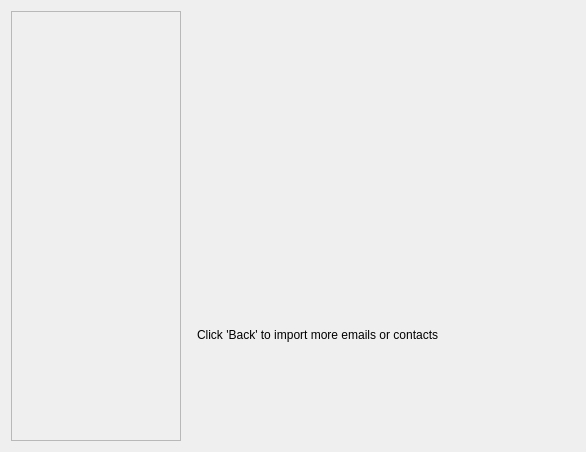
<?xml version="1.0" encoding="UTF-8"?>
<ui version="4.0">
 <class>KImportPageDlg</class>
 <widget class="QWidget" name="KImportPageDlg">
  <property name="geometry">
   <rect>
    <x>0</x>
    <y>0</y>
    <width>586</width>
    <height>452</height>
   </rect>
  </property>
  <layout class="QHBoxLayout">
   <item>
    <widget class="QLabel" name="mIntroSidebar">
     <property name="sizePolicy">
      <sizepolicy hsizetype="Fixed" vsizetype="Fixed">
       <horstretch>0</horstretch>
       <verstretch>0</verstretch>
      </sizepolicy>
     </property>
     <property name="minimumSize">
      <size>
       <width>170</width>
       <height>430</height>
      </size>
     </property>
     <property name="frameShape">
      <enum>QFrame::StyledPanel</enum>
     </property>
     <property name="frameShadow">
      <enum>QFrame::Plain</enum>
     </property>
     <property name="lineWidth">
      <number>0</number>
     </property>
     <property name="scaledContents">
      <bool>true</bool>
     </property>
     <property name="wordWrap">
      <bool>false</bool>
     </property>
     <property name="indent">
      <number>0</number>
     </property>
    </widget>
   </item>
   <item>
    <spacer name="spacer54">
     <property name="orientation">
      <enum>Qt::Horizontal</enum>
     </property>
     <property name="sizeType">
      <enum>QSizePolicy::Fixed</enum>
     </property>
     <property name="sizeHint" stdset="0">
      <size>
       <width>10</width>
       <height>10</height>
      </size>
     </property>
    </spacer>
   </item>
   <item>
    <layout class="QVBoxLayout">
     <property name="margin">
      <number>0</number>
     </property>
     <item>
      <widget class="MailImporter::ImportMailsWidget" name="mMailImporterWidget" native="true"/>
     </item>
     <item>
      <widget class="QLabel" name="textLabel1_2">
       <property name="text">
        <string>Click 'Back' to import more emails or contacts</string>
       </property>
       <property name="wordWrap">
        <bool>false</bool>
       </property>
      </widget>
     </item>
    </layout>
   </item>
  </layout>
 </widget>
 <customwidgets>
  <customwidget>
   <class>MailImporter::ImportMailsWidget</class>
   <extends>QWidget</extends>
   <header location="global">mailimporter/importmailswidget.h</header>
   <container>1</container>
  </customwidget>
 </customwidgets> 
 <resources/>
 <connections/>
</ui>
